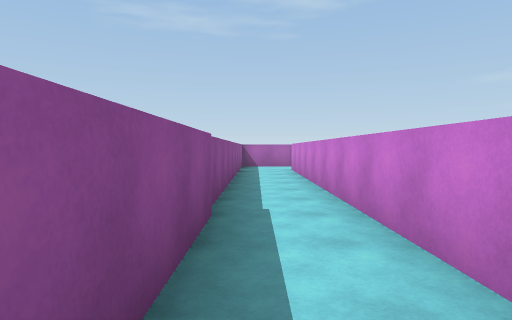
View 1 (above)

24 first-person views from a walk through a scene from a Unity 3-D project. The camera is 1.3 m above the floor, tilts 2° down and sees 75° across. The floor is counted in squares, 1.8 m on a side. Each view is taken from the middle of a square. On the plan, view 1 faces up. The plan holds only what a view shows up to about 11 squares ahead; the rest is blank. The player character is not drawn.

View 2
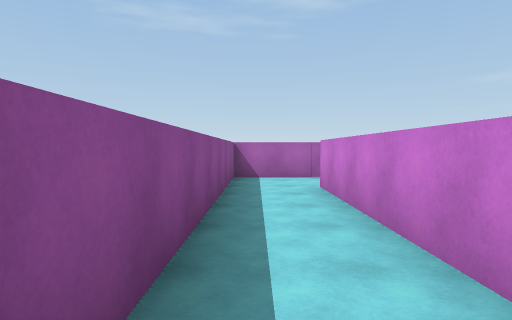

View 3
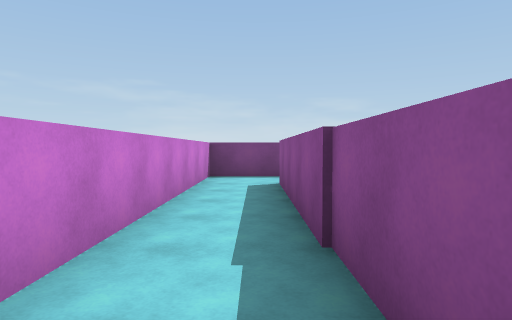

View 4
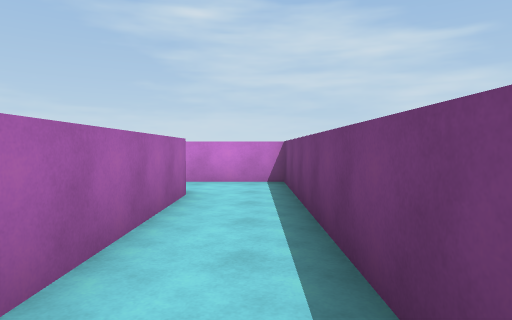

View 5
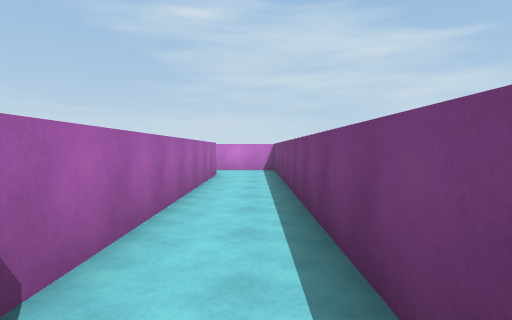

View 6
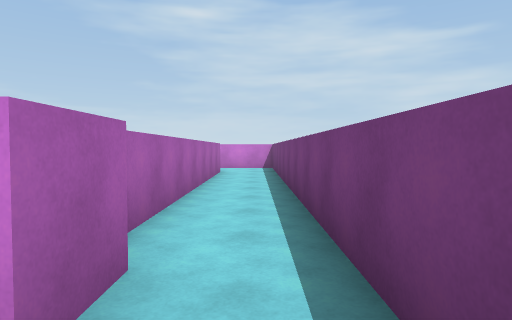

View 7
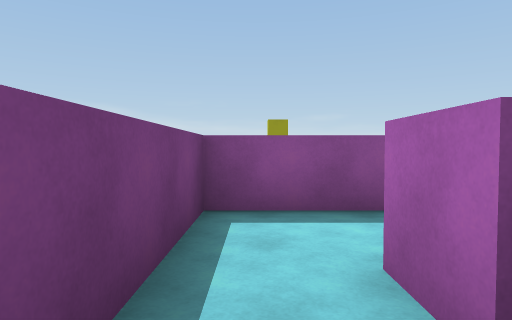

View 8
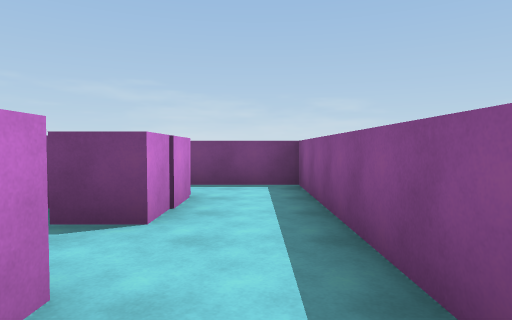

View 9
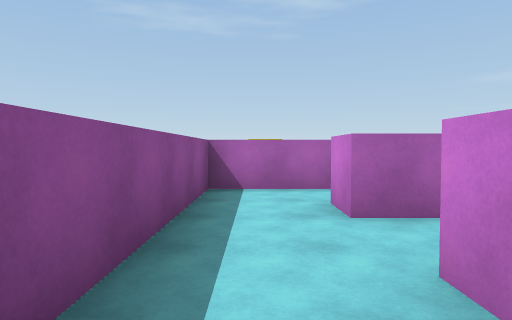

View 10
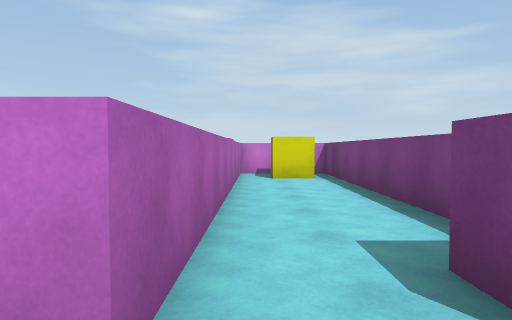

View 11
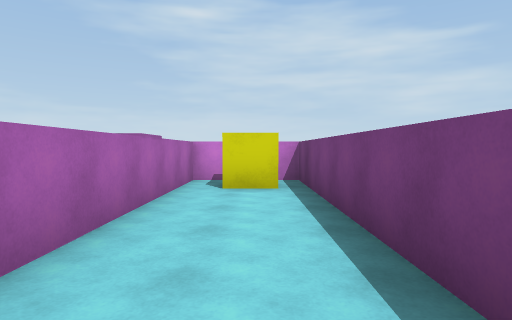

View 12
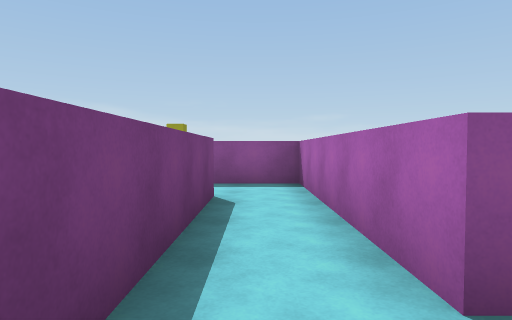

View 13
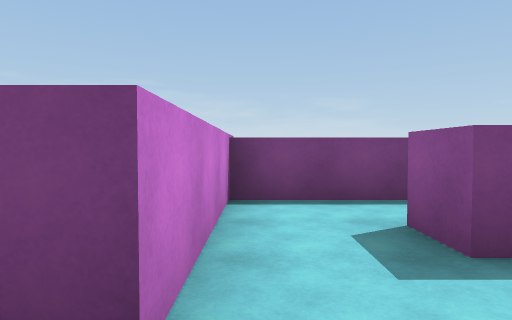

View 14
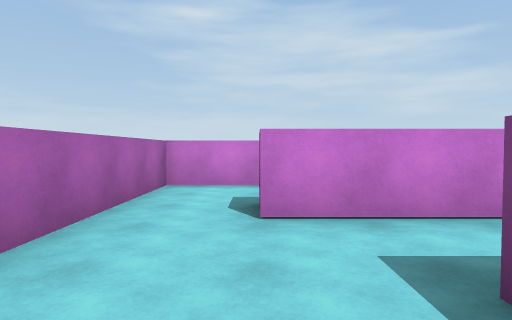

View 15
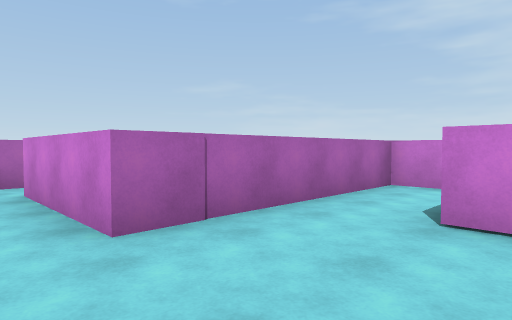

View 16
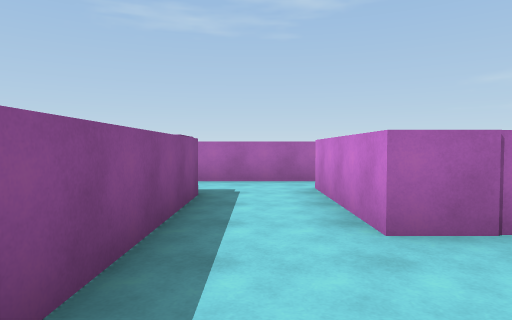

View 17
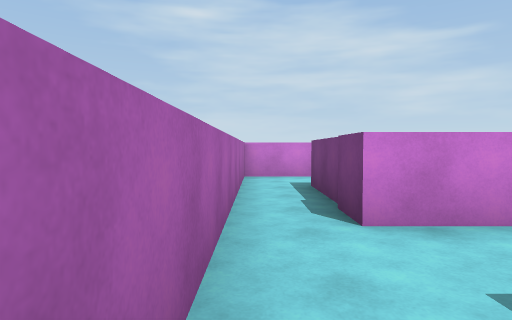

View 18
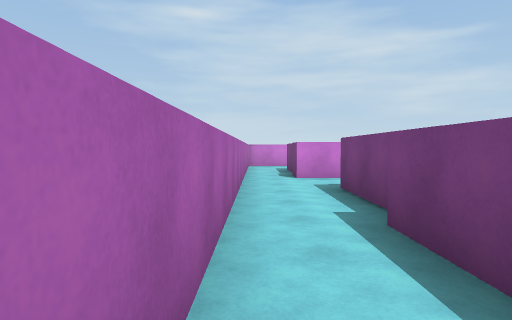

View 19
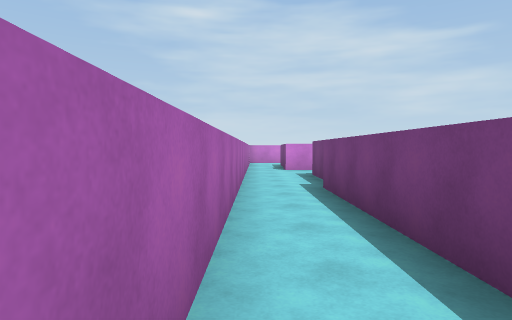

View 20
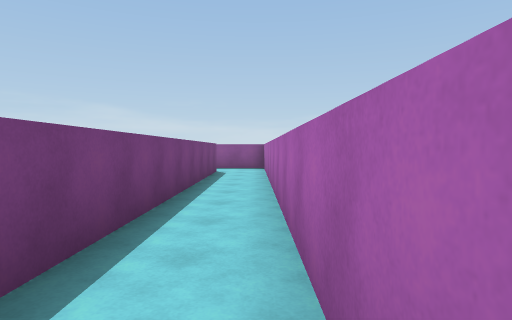

View 21
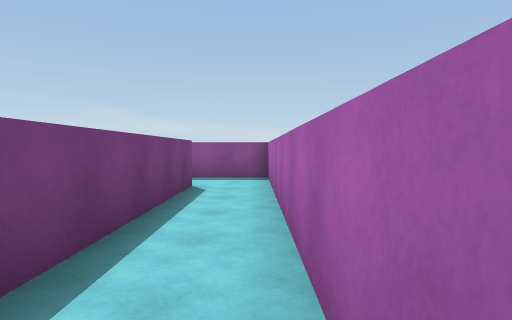

View 22
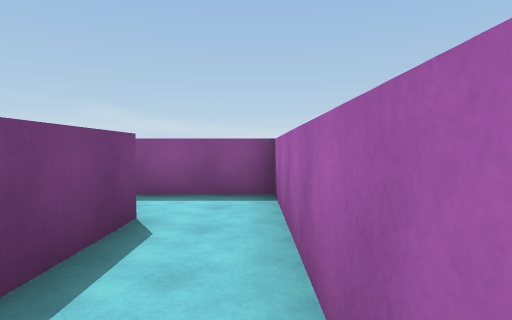

View 23
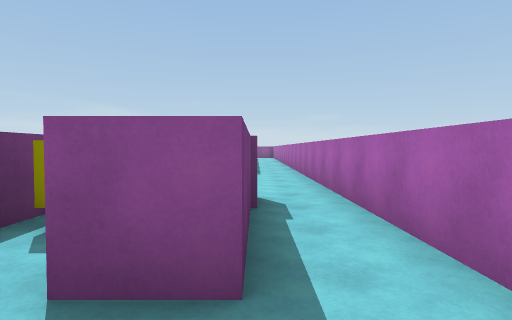

View 24
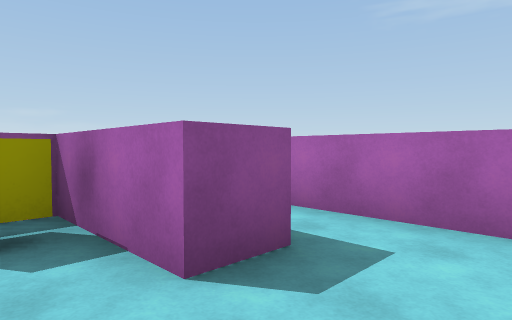

### Floor plan
Points are (right, up) in squares from view 1. A wall is a line through its corners. A room is listed if a view was taken in it or the views show most of it. See-through windows are left out.
Room 1 (views 1, 2, 3, 4, 5, 6, 7, 9)
walls: (1.4, 13.3) (-0.6, 13.3) (-0.6, -0.9) (-8.6, -0.9); (-9, -1.2) (-10, -1.2) (-10, 0.9); (-11.9, 0.4) (-11.9, -2.6) (1.2, -2.6) (1.2, 11.2)
ways out: opening at (-11, -0.5) to room 3; gap at (2, 11)
objects: cube (2, 13) to (2, 14)
Room 2 (views 8, 12)
walls: (-6.4, 5.9) (-6.4, 4.9) (-11.9, 4.9) (-11.9, 3.4); (-10, 3.4) (-4.6, 3.4) (-4.6, 5.6)
ways out: opening at (-11, 3) to room 3; opening at (-5.5, 5) to room 4
Room 3 (views 10, 11)
walls: (-8.6, 0) (-1.5, 0) (-1.5, 2.4) (-10, 2.4) (-10, 3.4); (-10, 0.9) (-9, 0.9); (-11.9, 3.4) (-11.9, 0.4)
ways out: opening at (-11, -0.5) to room 1; opening at (-11, 3) to room 2
objects: yellow cube (-3, 1) to (-2, 1)
Room 4 (views 13, 14, 15, 16)
walls: (-8.9, 8.6) (-8.9, 7.1); (-4.6, 5.6) (-4.6, 7); (-4.4, 8.8) (-6.9, 8.8)
ways out: opening at (-5.5, 5) to room 2; opening at (-8, 8) to room 5; opening at (-4, 7.5)
Room 5 (views 17, 18, 19, 20, 21, 22)
walls: (-11.4, 11.5) (-8.9, 11.5) (-8.9, 8.6); (-25.5, 11.8) (-11.9, 11.8); (-6.9, 8.8) (-6.9, 11.9) (-3.6, 11.9); (-1.5, 12.4) (-1.5, 13.3) (-27.2, 13.3) (-27.2, 11.1)
ways out: opening at (-8, 8) to room 4; opening at (-2.5, 11.5) to room 6; opening at (-26.5, 11)
Room 6 (views 23, 24)
walls: (-3.6, 11.9) (-3.6, 11) (-6, 11); (-1.5, 11.5) (-1.5, 12.4)
ways out: opening at (-2.5, 11.5) to room 5
objects: yellow cube (-5, 10)

Positions as (right, up) in squares from view 1, and headings:
1: (0, 0), facing up
2: (0, 5), facing up
3: (0, 6), facing down
4: (-6, -2), facing right
5: (-10, -2), facing right
6: (-11, -2), facing right
7: (-8, -2), facing left
8: (-11, 4), facing down
9: (-11, -1), facing up
10: (-11, 2), facing right
11: (-9, 1), facing right
12: (-5, 4), facing left
13: (-5, 8), facing down
14: (-8, 7), facing right
15: (-8, 6), facing up-right
16: (-8, 6), facing up
17: (-10, 13), facing right
18: (-15, 13), facing right
19: (-18, 13), facing right
20: (-15, 13), facing left
21: (-19, 13), facing left
22: (-22, 13), facing left
23: (-2, 12), facing left
24: (-2, 10), facing up-left
